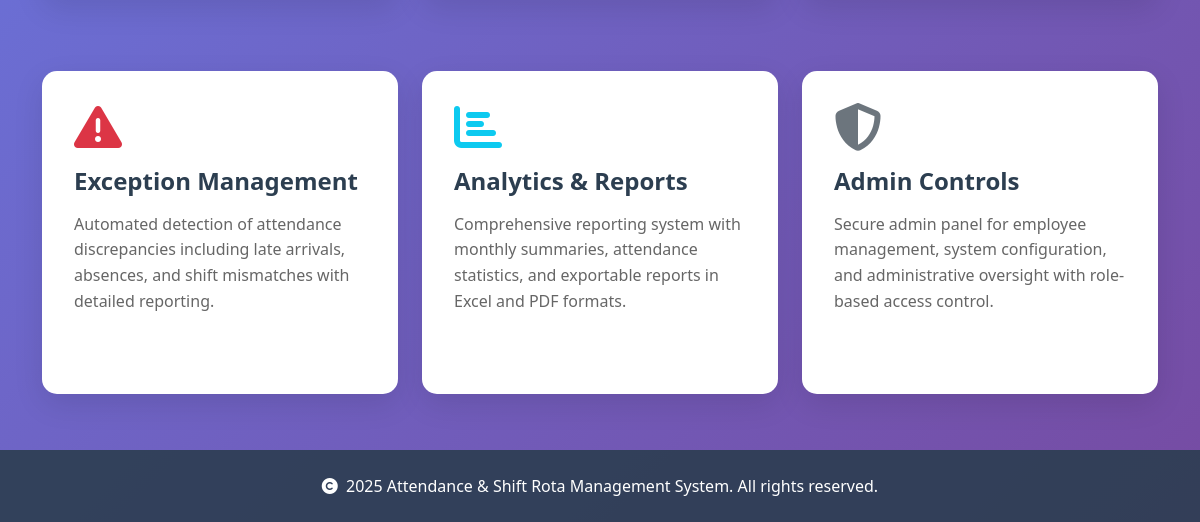
The app's page / (lower part), older data.
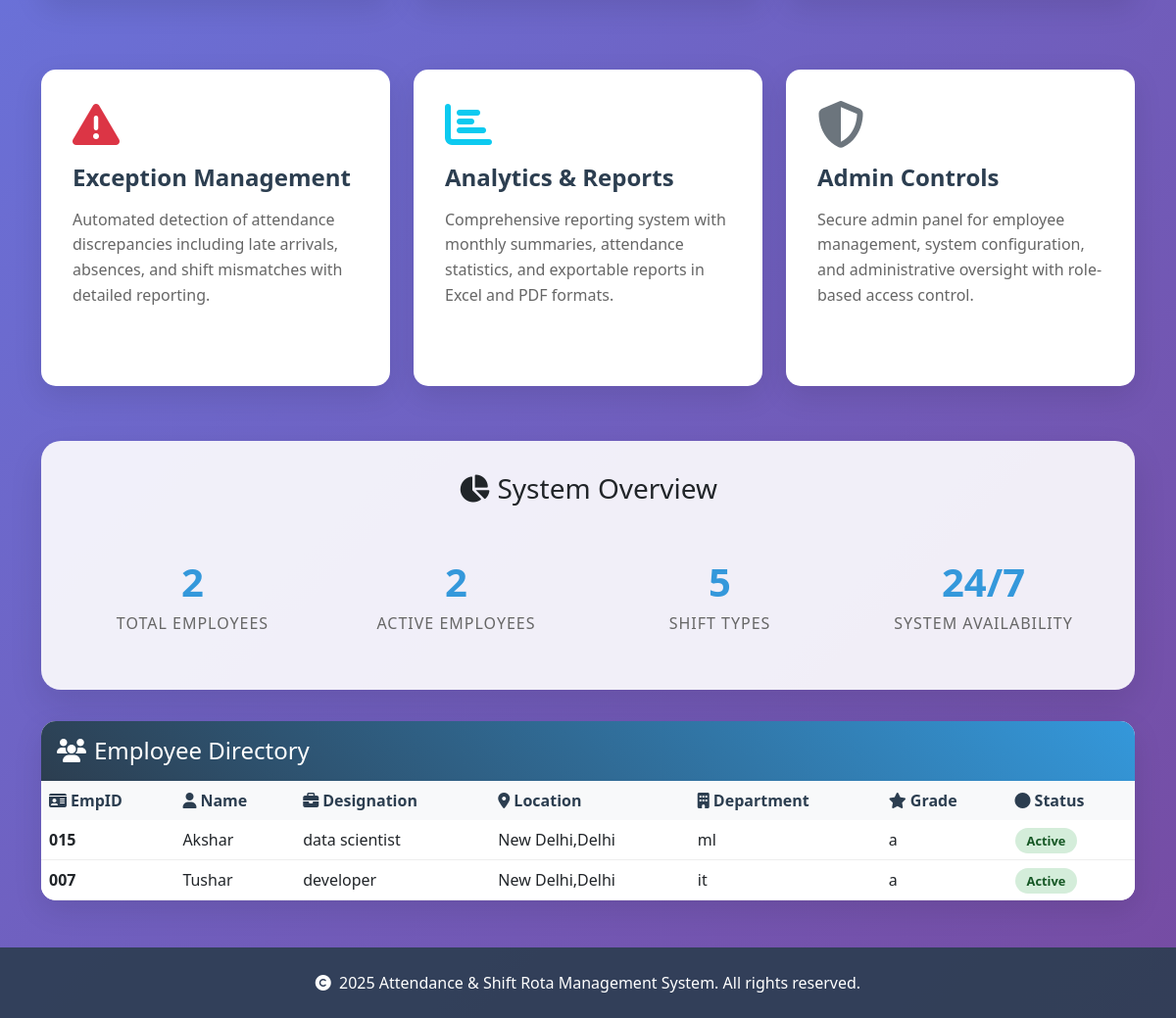
The same page, newer data.
### Sarthak-final-main/models.py (models this page shows)
class Employee(db.Model):
    id = db.Column(db.Integer, primary_key=True)
    emp_id = db.Column(db.String(20), unique=True, nullable=False)
    name = db.Column(db.String(100), nullable=False)
    designation = db.Column(db.String(100))
    location = db.Column(db.String(100))
    department = db.Column(db.String(100))
    grade = db.Column(db.String(50))
    status = db.Column(db.String(20), default='active')

### Sarthak-final-main/app.py (the view)
@app.route('/')
def index():
    employees = Employee.query.all()
    return render_template('index.html', employees=employees)

### Sarthak-final-main/app.py (called while the page is built)
def is_admin_logged_in():
    return session.get('admin', False)

### Sarthak-final-main/templates/index.html (shortened to what the changed rows need)
<!DOCTYPE html>
<html lang="en">
<head>
    <link href="https://cdn.jsdelivr.net/npm/bootstrap@5.3.0/dist/css/bootstrap.min.css" rel="stylesheet">
    <link href="https://cdnjs.cloudflare.com/ajax/libs/font-awesome/6.4.0/css/all.min.css" rel="stylesheet">
</head>
<body>
    <div class="container" style="margin-top: 100px;">
        {% if employees %}
        <div class="stats-section">
            <h3 class="text-center mb-4">
                <i class="fas fa-chart-pie me-2"></i>System Overview
            </h3>
            <div class="row">
                <div class="col-md-3 col-6">
                    <div class="stat-card">
                        <span class="stat-number">{{ employees|length }}</span>
                        <div class="stat-label">Total Employees</div>
                    </div>
                </div>
                <div class="col-md-3 col-6">
                    <div class="stat-card">
                        <span class="stat-number">{{ employees|selectattr('status', 'equalto', 'active')|list|length }}</span>
                        <div class="stat-label">Active Employees</div>
                    </div>
                </div>
                <div class="col-md-3 col-6">
                    <div class="stat-card">
                        <span class="stat-number">5</span>
                        <div class="stat-label">Shift Types</div>
                    </div>
                </div>
                <div class="col-md-3 col-6">
                    <div class="stat-card">
                        <span class="stat-number">24/7</span>
                        <div class="stat-label">System Availability</div>
                    </div>
                </div>
            </div>
        </div>
        <div class="employee-table">
            <div class="table-header">
                <h4 class="mb-0">
                    <i class="fas fa-users me-2"></i>Employee Directory
                </h4>
            </div>
            <div class="table-responsive">
                <table class="table table-hover mb-0">
                    <thead>
                        <tr>
                            <th><i class="fas fa-id-card me-1"></i>EmpID</th>
                            <th><i class="fas fa-user me-1"></i>Name</th>
                            <th><i class="fas fa-briefcase me-1"></i>Designation</th>
                            <th><i class="fas fa-map-marker-alt me-1"></i>Location</th>
                            <th><i class="fas fa-building me-1"></i>Department</th>
                            <th><i class="fas fa-star me-1"></i>Grade</th>
                            <th><i class="fas fa-circle me-1"></i>Status</th>
                        </tr>
                    </thead>
                    <tbody>
                        {% for emp in employees %}
                        <tr>
                            <td><strong>{{ emp.emp_id }}</strong></td>
                            <td>{{ emp.name }}</td>
                            <td>{{ emp.designation or 'N/A' }}</td>
                            <td>{{ emp.location or 'N/A' }}</td>
                            <td>{{ emp.department or 'N/A' }}</td>
                            <td>{{ emp.grade or 'N/A' }}</td>
                            <td>
                                <span class="status-badge {% if emp.status == 'active' %}status-active{% else %}status-inactive{% endif %}">
                                    {{ emp.status|title }}
                                </span>
                            </td>
                        </tr>
                        {% endfor %}
                    </tbody>
                </table>
            </div>
        </div>
        {% endif %}
    </div>
</body>
</html>

Row changes from the older to the newer data that the page shows:
added Employee: emp_id "015", name "Akshar", designation "data scientist", location "New Delhi,Delhi", department "ml", grade "a", status "Active"
added Employee: emp_id "007", name "Tushar", designation "developer", location "New Delhi,Delhi", department "it", grade "a", status "Active"
Text that changed along with them:
{{ employees|length }}: (not shown) → "2"
{{ employees|selectattr('status', 'equalto', 'active')|list|length }}: (not shown) → "2"
text now shown: "System Overview TOTAL EMPLOYEES ACTIVE EMPLOYEES 5 SHIFT TYPES 24/7 SYSTEM AVAILABILITY Employee Directory EmpID Name Designation Location Department Grade Status"
